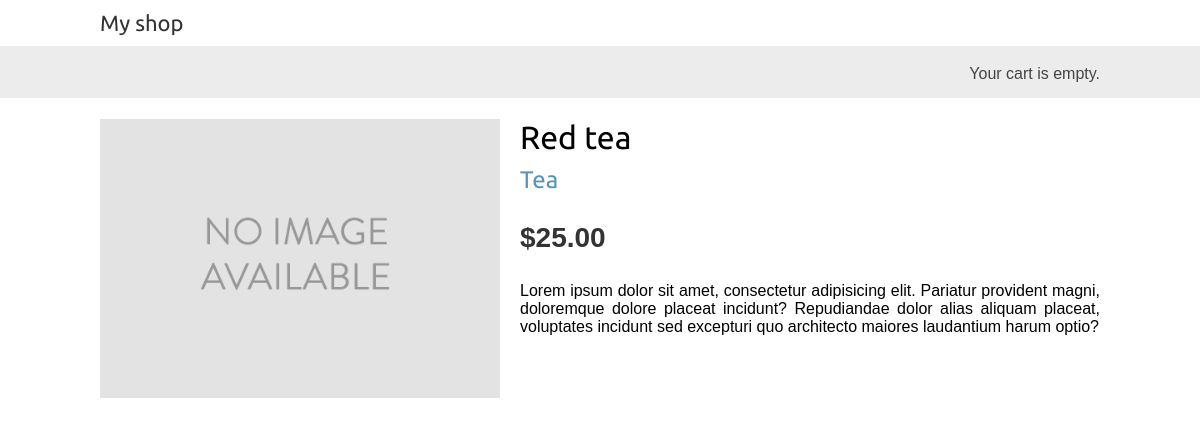
/2/red-tea/, run on the app's committed database.
### shop/models.py (models this page shows, shortened)
class Product(models.Model):
    category = models.ForeignKey(Category,
                                 on_delete=models.CASCADE,
                                 related_name='products')
    name = models.CharField(max_length=200)
    slug = models.SlugField(max_length=200)
    image = models.ImageField(upload_to='products/%y/%m/%d',
                              blank=True)
    description = models.TextField(blank=True)
    price = models.DecimalField(max_digits=10,
                                decimal_places=2)
    available = models.BooleanField(default=True)
    created = models.DateTimeField(auto_now_add=True)
    updated = models.DateTimeField(auto_now=True)
    class Meta:
        ordering = ['-name']
        indexes = [
                    models.Index(fields=['id', 'slug']),
                    models.Index(fields=['name']),
                    models.Index(fields=['-created'])
                    ]

class Category(models.Model):
    name = models.CharField(max_length=200)
    slug = models.SlugField(max_length=200,
                            unique=True)
    class Meta:
        indexes = [models.Index(fields=['name'])]
        ordering = ['name']
        verbose_name = 'category'
        verbose_name_plural = 'categories'
    def __str__(self):
        return self.name
    def get_absolute_url(self):
        return reverse('shop:product_list_by_category',
                       args=[self.slug])

### shop/views.py (the view)
# urls.py: path('<int:id>/<slug:slug>/', views.product_detail,
def product_detail(request, slug, id):
    product = get_object_or_404(Product,
                                slug=slug,
                                id=id,
                                available=True)
    return render(
        request,
        'shop/product/detail.html',
        {
        'product': product
        }
    )

### shop/templates/shop/product/detail.html
{% extends "shop/base.html" %} {% load static %}
{% block title %} {{ product.name }} {% endblock %} {% block content %}
<div class="product-detail">
  <img
    src="{% if product.image %}{{ product.image.url }}{% else %}
  {% static 'img/no_image.png' %}{% endif %}"
  />
  <h1>{{ product.name }}</h1>
  <h2>
    <a href="{{ product.category.get_absolute_url }}">
      {{ product.category }}
    </a>
  </h2>
  <p class="price">${{ product.price }}</p>
  {{ product.description|linebreaks }}
</div>
{% endblock %}

### shop/static/css/base.css (style rules this page uses)
body { margin:0; padding:0; font-family:helvetica, sans-serif; }
h1, h2, h3, h4, h5 , h6 { font-family: 'Ubuntu', sans-serif; font-weight:normal; }
a { text-decoration:none; color:#5993bb; }
.product-detail { text-align:justify; }
.product-detail .price { color:#333; font-size:28px; font-weight:bold; }
.product-detail img { width:40%; float:left; padding:0 20px 20px 0; }
.product-detail h1 { margin-bottom:0; }
.product-detail h2 { margin-top:10px; }

### data on the page
Product: name "Red tea", category "Tea", price "25.00", description "Lorem ipsum dolor sit amet, consectetur adipisicing elit. Pariatur provident magni, doloremque dolore placeat incidunt? Repudiandae dolor alias aliquam placeat, voluptates incidunt sed excepturi quo architecto maiores laudantium harum optio?"
